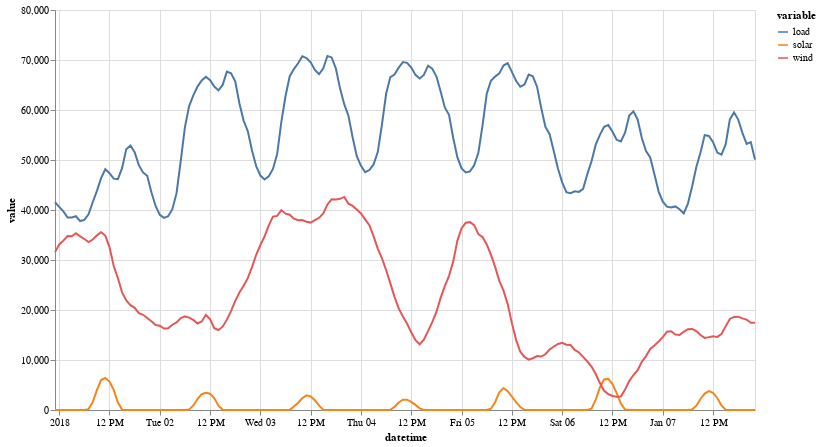

Notebook source saved alongside this figure:
### Markdown cell above
### Detailed views

Some trends seem to pan out at much lower scales, which require higher levels of detail. For example, at the beginning of 2018 we see a peak in the wind energy production. If you remember, in the winter of 2017/2018 Germany and most of Europe actually witnessed several storms. And so it also happened in the first days of 2018, when [Burglind (a.k.a. Eleanor)](https://en.wikipedia.org/wiki/Storm_Eleanor_(2018)) passed by. Let's take a closer look at the first week of January 2018. For this we extract a subset of the DataFrame using our tried and tested `loc[]`, which lets us select specific time spans:

### Code cell
burglind = opsd.loc["2018-01-01":"2018-01-07"]

alt.Chart(burglind.reset_index().melt("datetime")).mark_line().encode(
    x='datetime',
    y='value',
    color='variable'
).properties(width=700, height=400)

### Figure 1 — Vega-Lite specification as saved in the notebook (floating-point values rounded to 4 significant figures; data arrays with more than 128 entries replaced by an {"elided": "..."} marker saying what was removed)
{"config": {"view": {"continuousWidth": 300, "continuousHeight": 300}}, "data": {"name": "data-36d44eafec749d709c7b5782863c8d96"}, "mark": {"type": "line"}, "encoding": {"color": {"field": "variable", "type": "nominal"}, "x": {"field": "datetime", "type": "temporal"}, "y": {"field": "value", "type": "quantitative"}}, "height": 400, "width": 700, "$schema": "https://vega.github.io/schema/vega-lite/v5.8.0.json", "datasets": {"data-36d44eafec749d709c7b5782863c8d96": {"elided": "504 records"}}}
